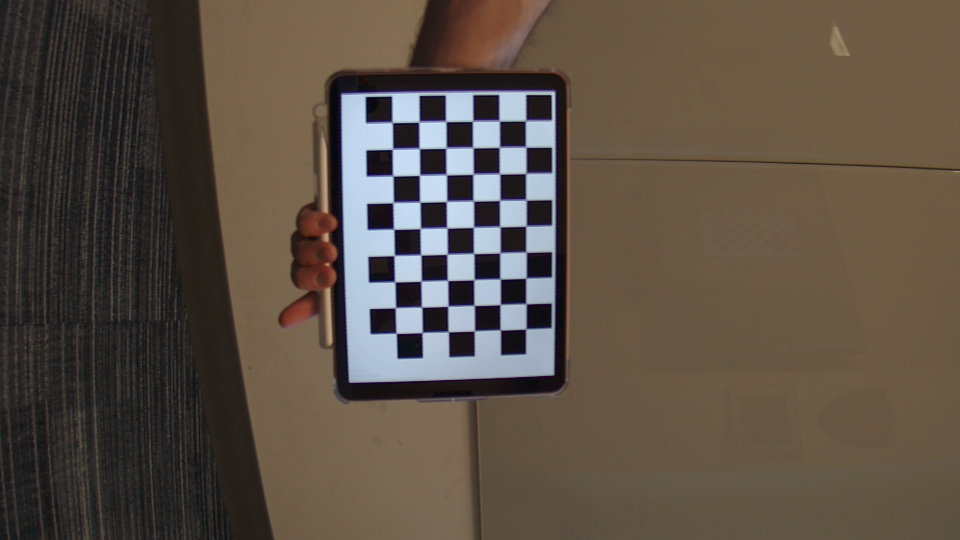
#> input picture CV/Calibration/BigBoiImages/img0.png, 1920 x 1080 px (shown at 1/2 size); its folder holds only this picture in this run
$ python cameraCalibration.py
#> lines starting #> are read from the running program, lines starting #| are printed output that depends on the picture; after the words box and inside, x2 and y2 are one past the last pixel; in counts of white or black regions, pixels touching at a corner belong together; long printed decimals are rounded
import numpy as np
import cv2 as cv
import glob
import pickle


################ FIND CHESSBOARD CORNERS - OBJECT POINTS AND IMAGE POINTS #############################
chessboardSize = (9,6)
frameSize = (640,480)


# termination criteria
criteria = (cv.TERM_CRITERIA_EPS + cv.TERM_CRITERIA_MAX_ITER, 30, 0.001)


# prepare object points, like (0,0,0), (1,0,0), (2,0,0) ....,(6,5,0)
objp = np.zeros((chessboardSize[0] * chessboardSize[1], 3), np.float32)
objp[:,:2] = np.mgrid[0:chessboardSize[0],0:chessboardSize[1]].T.reshape(-1,2)

size_of_chessboard_squares_mm = 20
objp = objp * size_of_chessboard_squares_mm


# Arrays to store object points and image points from all the images.
objpoints = [] # 3d point in real world space
imgpoints = [] # 2d points in image plane.


images = glob.glob('BigBoiImages/*.png')

for image in images:

    img = cv.imread(image)
#> img is the input picture: shape (1080, 1920, 3); mean B, G, R 68.6, 79.5, 90.9
    gray = cv.cvtColor(img, cv.COLOR_BGR2GRAY)
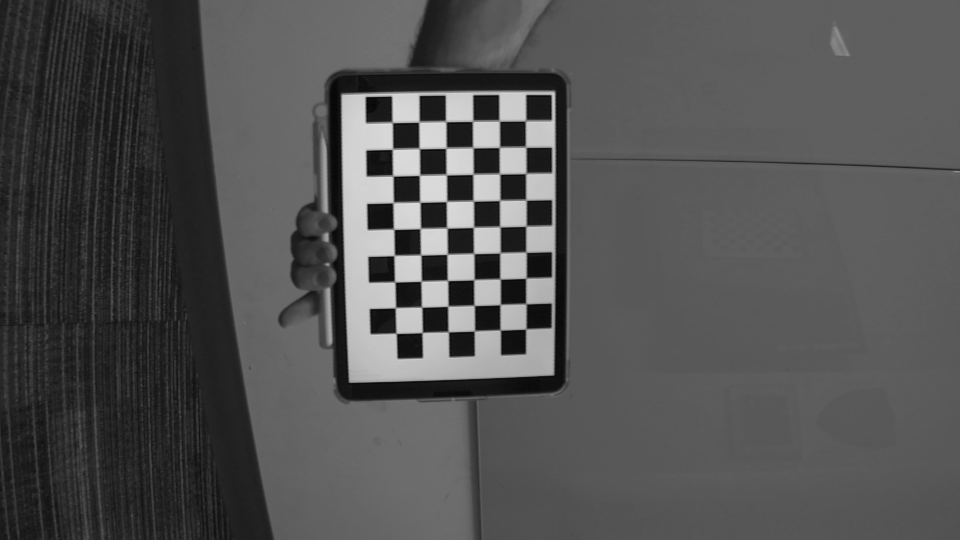
#> gray: shape (1080, 1920) (shown at 1/2 size); min 3, max 230, mean 81.7

    # Find the chess board corners
    ret, corners = cv.findChessboardCorners(gray, chessboardSize, None)
#> ret = True; corners = 54 rows, first 8: [1050.5, 243.7], [1053, 293.5], [1052, 347], [1053.5, 401.6], [1051.4, 453.8], [1053.8, 505.6], [1052.5, 556.5], [1053.2, 609.9]

    # If found, add object points, image points (after refining them)
    if ret == True:

        objpoints.append(objp)
        corners2 = cv.cornerSubPix(gray, corners, (11,11), (-1,-1), criteria)
#> corners2 = 54 rows, first 8: [1051.4, 242.2], [1051.7, 294.6], [1051.9, 347.5], [1052.4, 400.5], [1052.4, 452.7], [1052.3, 504.8], [1052.3, 556.8], [1052.4, 608.1]
        imgpoints.append(corners)

        # Draw and display the corners
        cv.drawChessboardCorners(img, chessboardSize, corners2, ret)
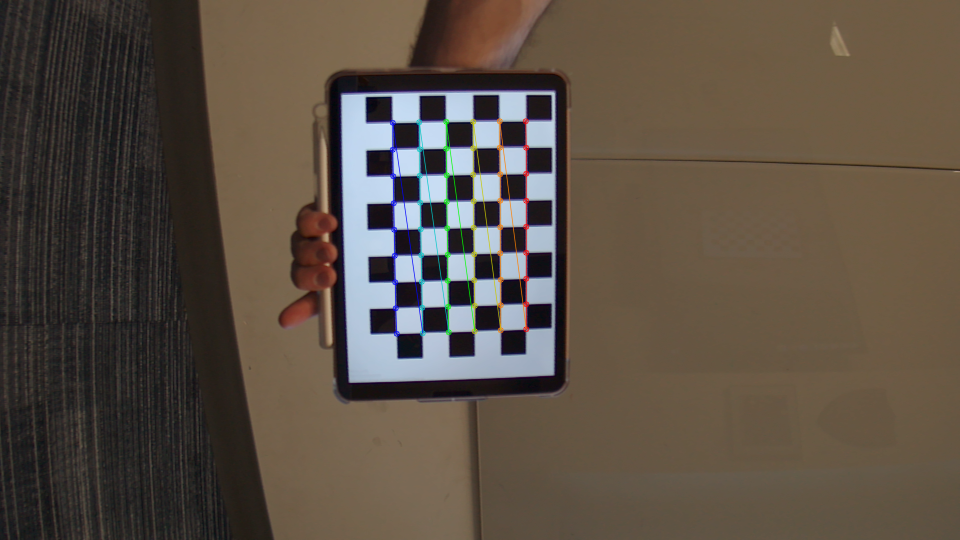
#> img: shape (1080, 1920, 3) (shown at 1/2 size); 0.87% of pixels changed, all inside (x1, y1, x2, y2) = (779, 236, 1059, 674)
        cv.imshow('img', img)
        cv.waitKey(1000)


cv.destroyAllWindows()


############## CALIBRATION #######################################################
ret, cameraMatrix, dist, rvecs, tvecs = cv.calibrateCamera(objpoints, imgpoints, frameSize, None, None)
#> ret = 0.369; cameraMatrix = [[3309.5, 0, 327.2], [0, 3532.8, 229.1], [0, 0, 1]]; dist = [[-0.971, -1.93, 0.0992, 0.154, 2.31]]; rvecs = ([0.173, -0.266, 1.52],); tvecs = ([271.3, -0.959, 1303.4],)


# Save the camera calibration result for later use (we won't worry about rvecs / tvecs)
#pickle.dump((cameraMatrix, dist), open( "calibration.pkl", "wb" ))
pickle.dump(cameraMatrix, open( "BigMatrix.pkl", "wb" ))
pickle.dump(dist, open( "BigDist.pkl", "wb" ))

# Reprojection Error
mean_error = 0

for i in range(len(objpoints)):
    imgpoints2, _ = cv.projectPoints(objpoints[i], rvecs[i], tvecs[i], cameraMatrix, dist)
    error = cv.norm(imgpoints[i], imgpoints2, cv.NORM_L2)/len(imgpoints2)
    mean_error += error
#> this loop made 1 pass
#> (error, mean_error) on pass 1: (0.0502, 0.0502)
#> after the loop, mean_error = 0.0502

print( "total error: {}".format(mean_error/len(objpoints)) )
#| total error: 0.05016

$ run again, on CV/Calibration/BigBoiImages/img12.png
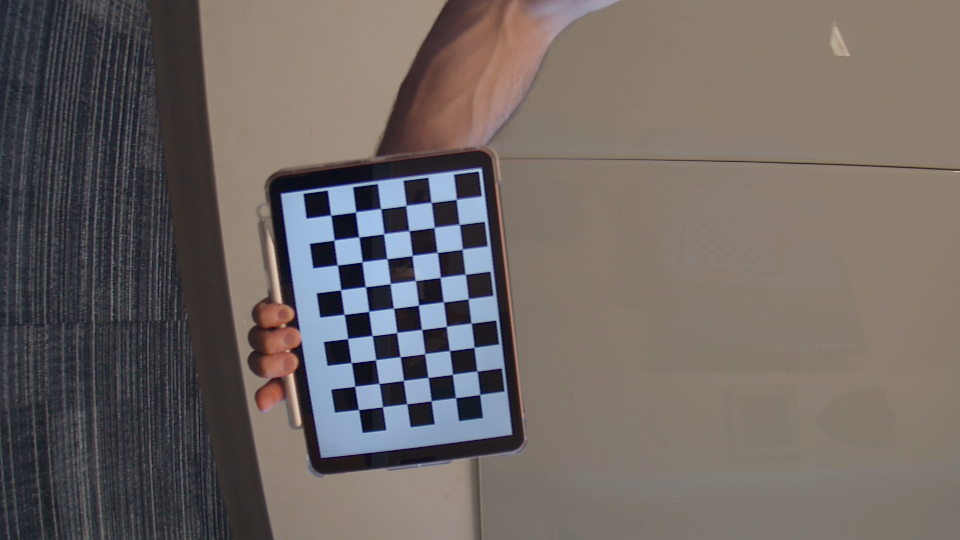
#> input picture CV/Calibration/BigBoiImages/img12.png, 1920 x 1080 px (shown at 1/2 size)
#> img is the input picture: shape (1080, 1920, 3); mean B, G, R 99.3, 102.4, 109.8
#> `gray = cv.cvtColor(img, cv.COLOR_BGR2GRAY)`:
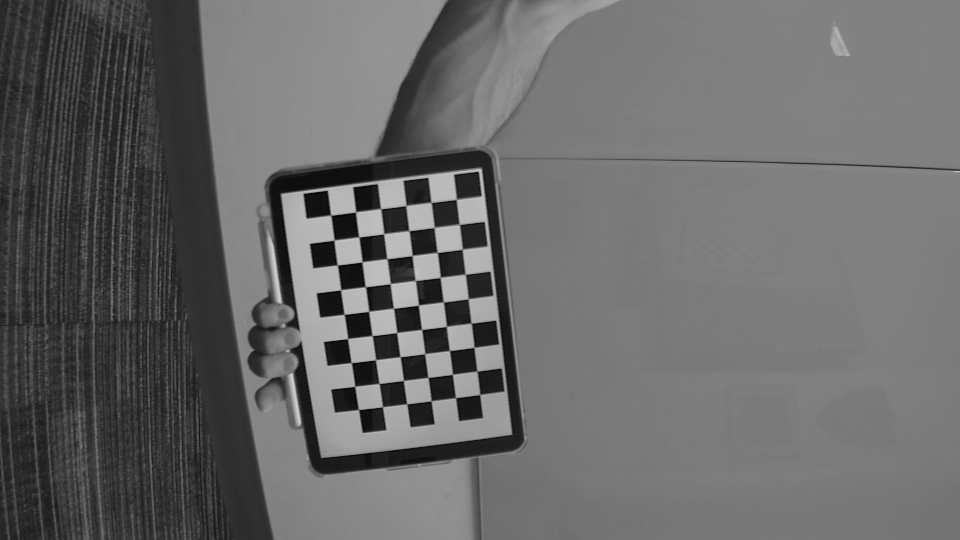
#> gray: shape (1080, 1920) (shown at 1/2 size); min 3, max 211, mean 104.2
#> `ret, corners = cv.findChessboardCorners(gray, chessboardSize, None)`: ret = True; corners = 54 rows, first 8: [913, 399], [919.9, 449.6], [925, 499], [932.3, 549.6], [935.2, 599.1], [943, 647.5], [947.8, 696.2], [954.6, 743.7]
#> corners2 = 54 rows, first 8: [913, 399.3], [918.8, 449.3], [924.9, 499.3], [931, 549], [936.7, 598.2], [942.8, 647], [948.5, 695.3], [954.5, 742.8]
#> `cv.drawChessboardCorners(img, chessboardSize, corners2, ret)`:
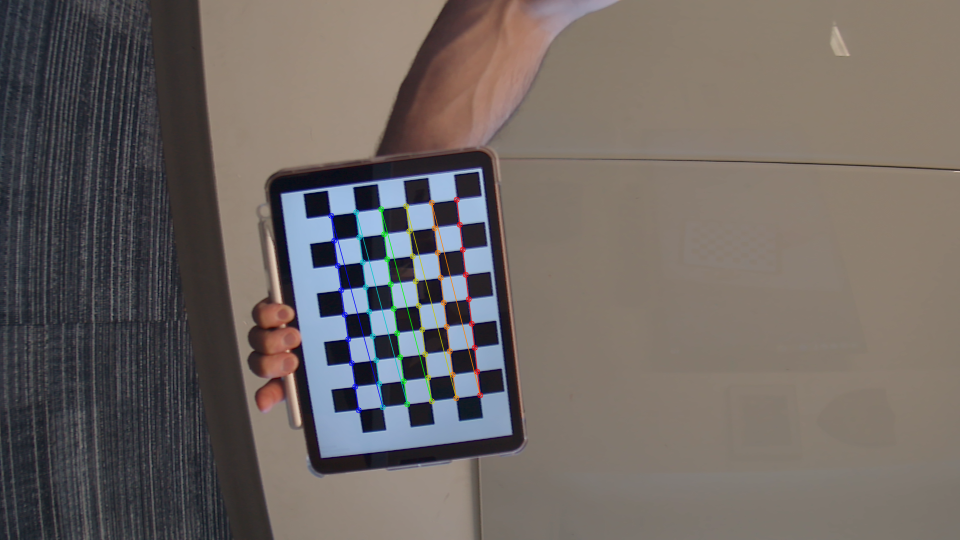
#> img: shape (1080, 1920, 3) (shown at 1/2 size); 0.82% of pixels changed, all inside (x1, y1, x2, y2) = (656, 393, 967, 827)
#> `ret, cameraMatrix, dist, rvecs, tvecs = cv.calibrateCamera(objpoints, ..`: ret = 0.3; cameraMatrix = [[16371.6, 0, 432.6], [0, 12534, 225.2], [0, 0, 1]]; dist = [[-10.5, -1649.7, 0.115, 0.724, -11.94]]; rvecs = ([-0.5, -0.623, 1.39],); tvecs = ([142.1, 68.32, 5115.2],)
#> the loop `for i in range(len(objpoints)):` made 1 pass
#> (error, mean_error) on pass 1: (0.0408, 0.0408)
#> after the loop `for i in range(len(objpoints)):`: mean_error = 0.0408
#| total error: 0.04078

$ run again, on CV/Calibration/BigBoiImages/img13.png
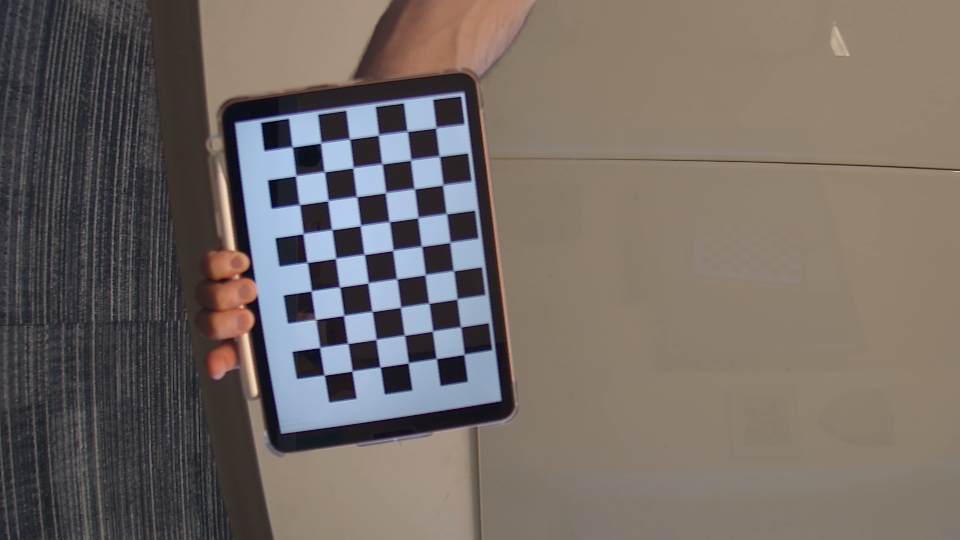
#> input picture CV/Calibration/BigBoiImages/img13.png, 1920 x 1080 px (shown at 1/2 size)
#> img is the input picture: shape (1080, 1920, 3); mean B, G, R 100.8, 106.2, 114.7
#> `gray = cv.cvtColor(img, cv.COLOR_BGR2GRAY)`:
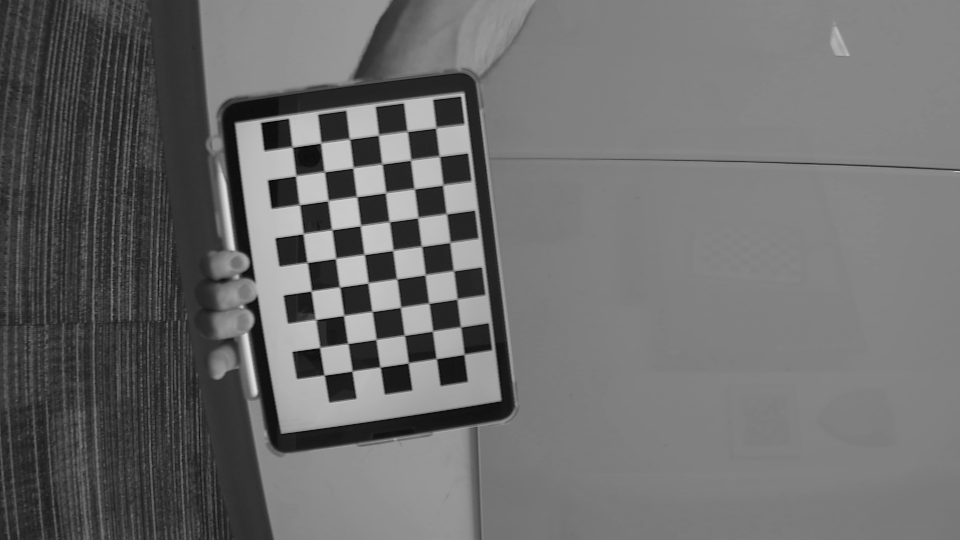
#> gray: shape (1080, 1920) (shown at 1/2 size); min 3, max 223, mean 108.1
#> `ret, corners = cv.findChessboardCorners(gray, chessboardSize, None)`: ret = True; corners = 54 rows, first 8: [870.2, 257.3], [879, 313.5], [884.6, 371.8], [893.5, 428], [898.5, 486.7], [907.5, 542], [914.5, 598.5], [922, 654]
#> corners2 = 54 rows, first 8: [871.9, 256.2], [879.1, 313.3], [885.9, 370.7], [893.4, 428.3], [900.1, 485.5], [907.4, 541.9], [914.4, 598.6], [921.6, 654.3]
#> `cv.drawChessboardCorners(img, chessboardSize, corners2, ret)`:
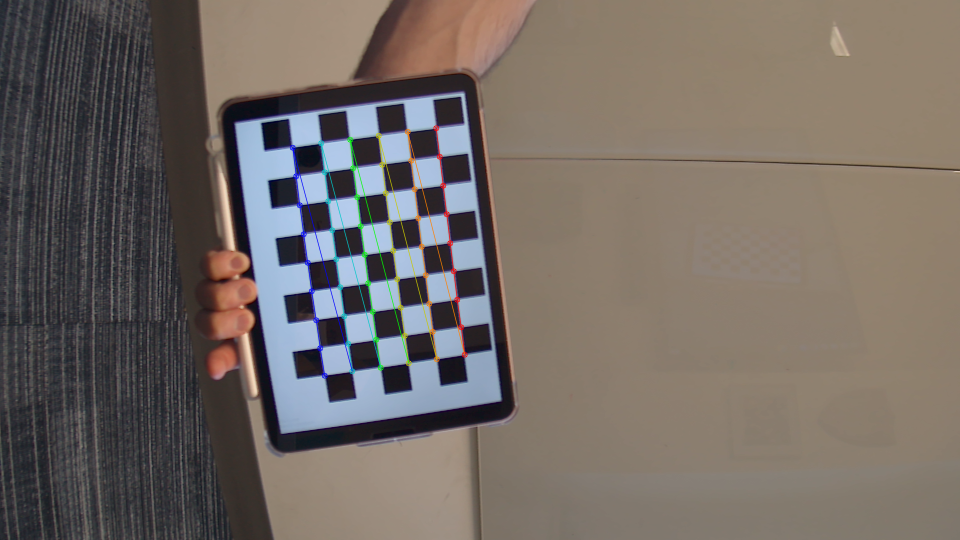
#> img: shape (1080, 1920, 3) (shown at 1/2 size); 0.93% of pixels changed, all inside (x1, y1, x2, y2) = (579, 250, 936, 758)
#> `ret, cameraMatrix, dist, rvecs, tvecs = cv.calibrateCamera(objpoints, ..`: ret = 0.274; cameraMatrix = [[3735.2, 0, 324.3], [0, 3743.9, 252.4], [0, 0, 1]]; dist = [[-2.38, 9.32, 0.119, 0.344, -184.1]]; rvecs = ([-0.132, -0.361, 1.42],); tvecs = ([181.2, -1.44, 1355.5],)
#> the loop `for i in range(len(objpoints)):` made 1 pass
#> (error, mean_error) on pass 1: (0.0373, 0.0373)
#> after the loop `for i in range(len(objpoints)):`: mean_error = 0.0373
#| total error: 0.03727

$ run again, on CV/Calibration/BigBoiImages/img14.png
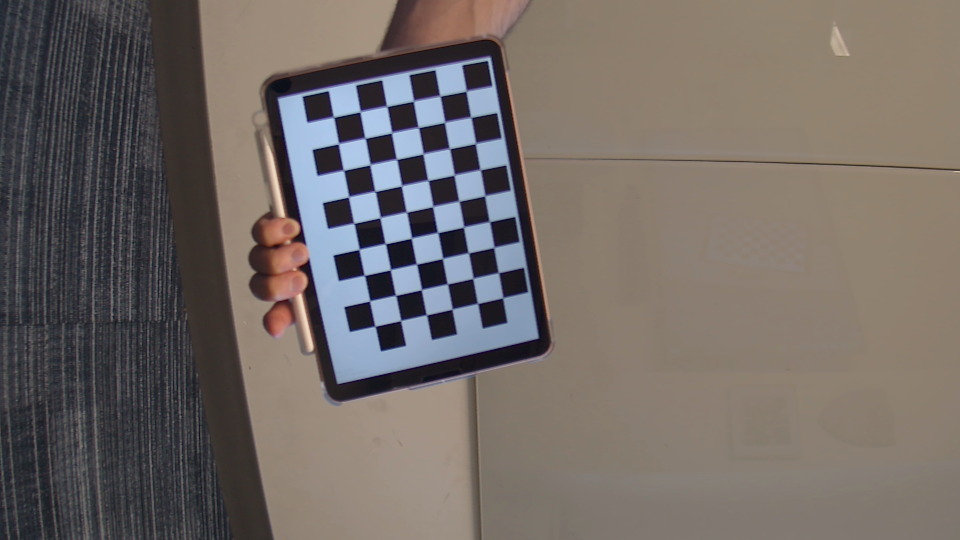
#> input picture CV/Calibration/BigBoiImages/img14.png, 1920 x 1080 px (shown at 1/2 size)
#> img is the input picture: shape (1080, 1920, 3); mean B, G, R 101.8, 106.1, 113.7
#> `gray = cv.cvtColor(img, cv.COLOR_BGR2GRAY)`:
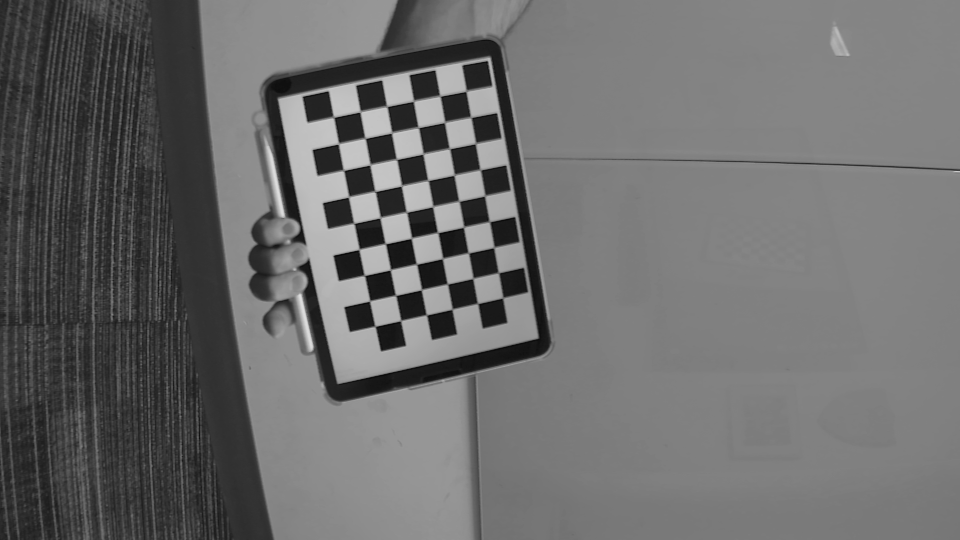
#> gray: shape (1080, 1920) (shown at 1/2 size); min 4, max 224, mean 107.8
#> `ret, corners = cv.findChessboardCorners(gray, chessboardSize, None)`: ret = True; corners = 54 rows, first 8: [931.9, 183.3], [940.5, 235.3], [952, 287.5], [960.8, 341.6], [969.1, 392.7], [978.8, 445.2], [987.5, 493.4], [997.5, 546]
#> corners2 = 54 rows, first 8: [932.6, 182.9], [942.4, 235.4], [951.3, 287.5], [960.9, 340], [969.9, 392.2], [979.3, 443.7], [988.3, 495.3], [997.2, 545.9]
#> `cv.drawChessboardCorners(img, chessboardSize, corners2, ret)`:
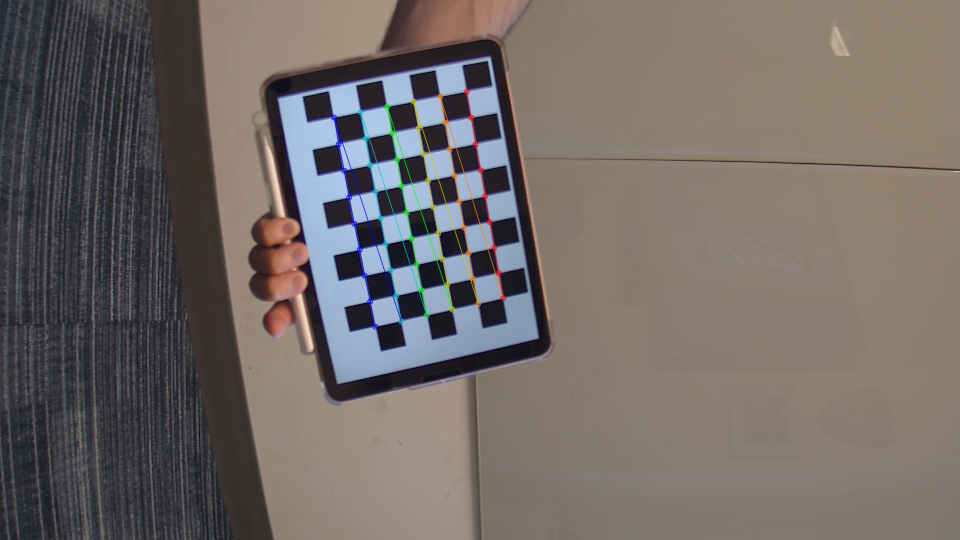
#> img: shape (1080, 1920, 3) (shown at 1/2 size); 0.86% of pixels changed, all inside (x1, y1, x2, y2) = (662, 177, 1013, 660)
#> `ret, cameraMatrix, dist, rvecs, tvecs = cv.calibrateCamera(objpoints, ..`: ret = 0.191; cameraMatrix = [[2056.7, 0, 342], [0, 2126.2, 229.1], [0, 0, 1]]; dist = [[-0.843, 1.65, 0.0783, 0.203, -8.21]]; rvecs = ([-0.0175, -0.303, 1.35],); tvecs = ([214.4, -21.26, 822.7],)
#> the loop `for i in range(len(objpoints)):` made 1 pass
#> (error, mean_error) on pass 1: (0.0259, 0.0259)
#> after the loop `for i in range(len(objpoints)):`: mean_error = 0.0259
#| total error: 0.02595
